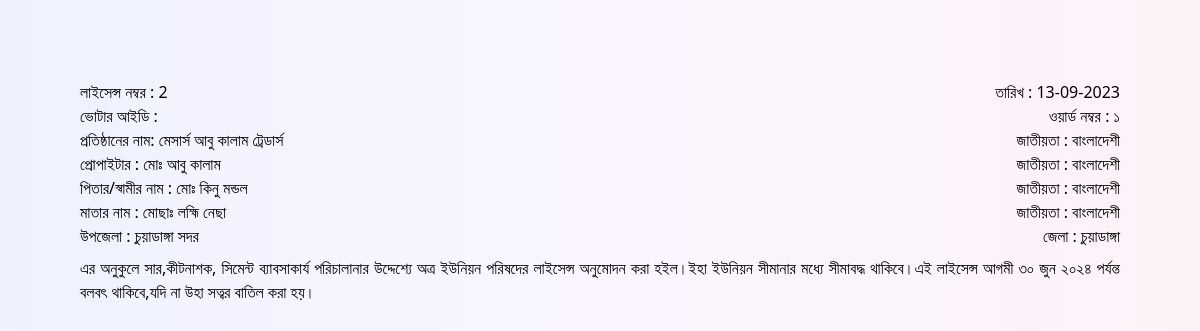
/tadejachaireport.php?id=2, run on the app's committed database.
### tables this page shows
CREATE TABLE `tadeentry` (
  `id` int(11) NOT NULL,
  `licence_no` varchar(255) NOT NULL,
  `name` varchar(255) NOT NULL,
  `father_husband` varchar(255) NOT NULL,
  `mother_name` varchar(255) NOT NULL,
  `word` varchar(255) NOT NULL,
  `bplace` varchar(255) NOT NULL,
  `tradename` varchar(255) NOT NULL,
  `babshardhoron` varchar(255) NOT NULL,
  `kor` varchar(255) NOT NULL,
  `voterid` varchar(255) NOT NULL,
  `mobileno` varchar(255) NOT NULL,
  `upozela` varchar(255) NOT NULL,
  `zela` varchar(255) NOT NULL,
  `date` varchar(255) NOT NULL
);

### tadejachaireport.php (the view, shortened to what this page needs)
<?php
if (isset($_REQUEST['id'])) {
    $rid = $_REQUEST['id'];
    $query = "SELECT * FROM `tadeentry` WHERE licence_no=$rid";
    $poriciti = mysqli_query($con, $query);
    $result = mysqli_fetch_array($poriciti);
}
?>
<!DOCTYPE html>
<html lang="en" dir="ltr">
<head>
    <script src="https://cdn.tailwindcss.com"></script>
</head>
<body class='bg-gradient-to-r from-indigo-50 via-purple-50 to-pink-50 z-40 mb-10'>
    <div class='px-20 py-20 relative'>
        <?php
        $licenceno = $result['licence_no'];
        $name = $result['name'];
        $fathername = $result['father_husband'];
        $mothername = $result['mother_name'];
        $word = $result['word'];
        $tradename = $result['tradename'];
        $babsardhoron = $result['babshardhoron'];
        $upozela = $result['upozela'];
        $zela = $result['zela'];
        $voterid = $result['voterid'];
        $date = $result['date'];
        ?>
        <div class="flex justify-between items-center">
            <p class=''>লাইসেন্স নম্বর : <span><?= $licenceno ?></span></p>
            <p>তারিখ : <span><?= $date  ?></span> </p>
        </div>
        <div class="flex justify-between items-center">
            <p>ভোটার আইডি : <span><?= $voterid ?></span> </p>
            <p class=''>ওয়ার্ড নম্বর : <span><?= $word ?></span></p>
        </div>
        <div class="flex justify-between items-start">
            <p>প্রতিষ্ঠানের নাম: <span><?= $tradename ?></span> </p>
            <p>জাতীয়তা : বাংলাদেশী </p>
        </div>
        <div class="flex justify-between items-start">
            <p>প্রোপাইটার : <span><?= $name ?></span> </p>
            <p>জাতীয়তা : বাংলাদেশী </p>
        </div>
        <div class="flex justify-between items-start">
            <p>পিতার/স্বামীর নাম : <span><?= $fathername ?></span> </p>
            <p>জাতীয়তা : বাংলাদেশী </p>
        </div>
        <div class="flex justify-between items-start">
            <p>মাতার নাম : <span><?= $mothername ?></span> </p>
            <p>জাতীয়তা : বাংলাদেশী </p>
        </div>
        <div class="flex justify-between items-start">
            <p>উপজেলা : <span><?= $upozela ?></span> </p>
            <p>জেলা : <span><?= $zela ?></span></p>
        </div>
        <p class="text-justify my-2">এর অনুকুলে <span><?= $babsardhoron ?></span>
            ব্যাবসাকার্য পরিচালানার উদ্দেশ্যে অত্র ইউনিয়ন পরিষদের লাইসেন্স অনুমোদন করা হইল।ইহা ইউনিয়ন সীমানার মধ্যে সীমাবদ্ধ থাকিবে।এই লাইসেন্স আগমী ৩০ জুন ২০২৪ পর্যন্ত বলবৎ থাকিবে,যদি না উহা সত্বর বাতিল করা হয়।
        </p>
    </div>
</body>
</html>

### data on the page
tadeentry: licence_no "2", date "13-09-2023", word "১", tradename "মেসার্স আবু কালাম ট্রেডার্স", name "মোঃ আবু কালাম", father_husband "মোঃ কিনু মন্ডল", mother_name "মোছাঃ লহ্মি নেছা", upozela "চুয়াডাঙ্গা সদর", zela "চুয়াডাঙ্গা", babshardhoron "সার,কীটনাশক, সিমেন্ট"
